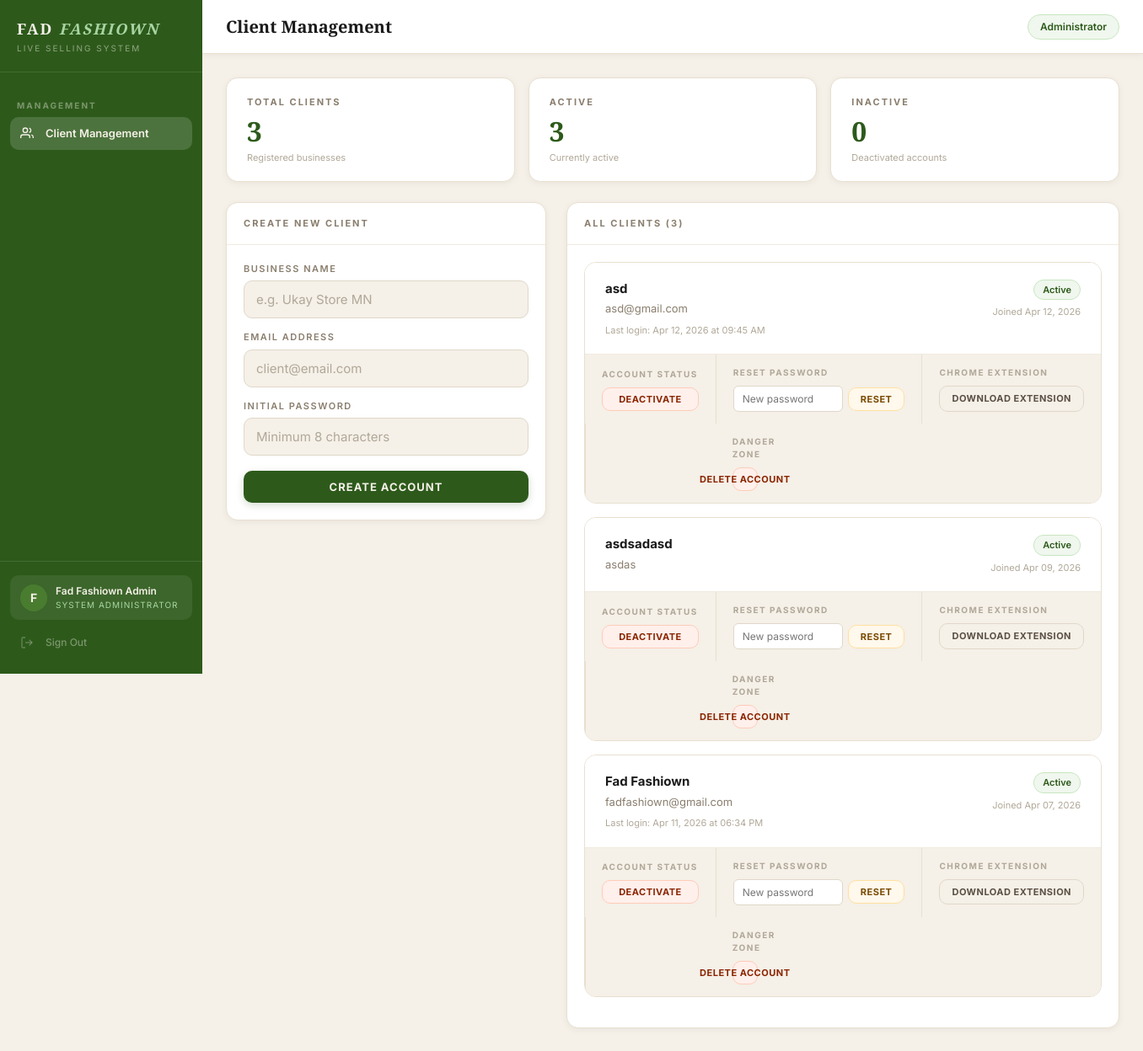
The app's page /admin (signed in), older data.
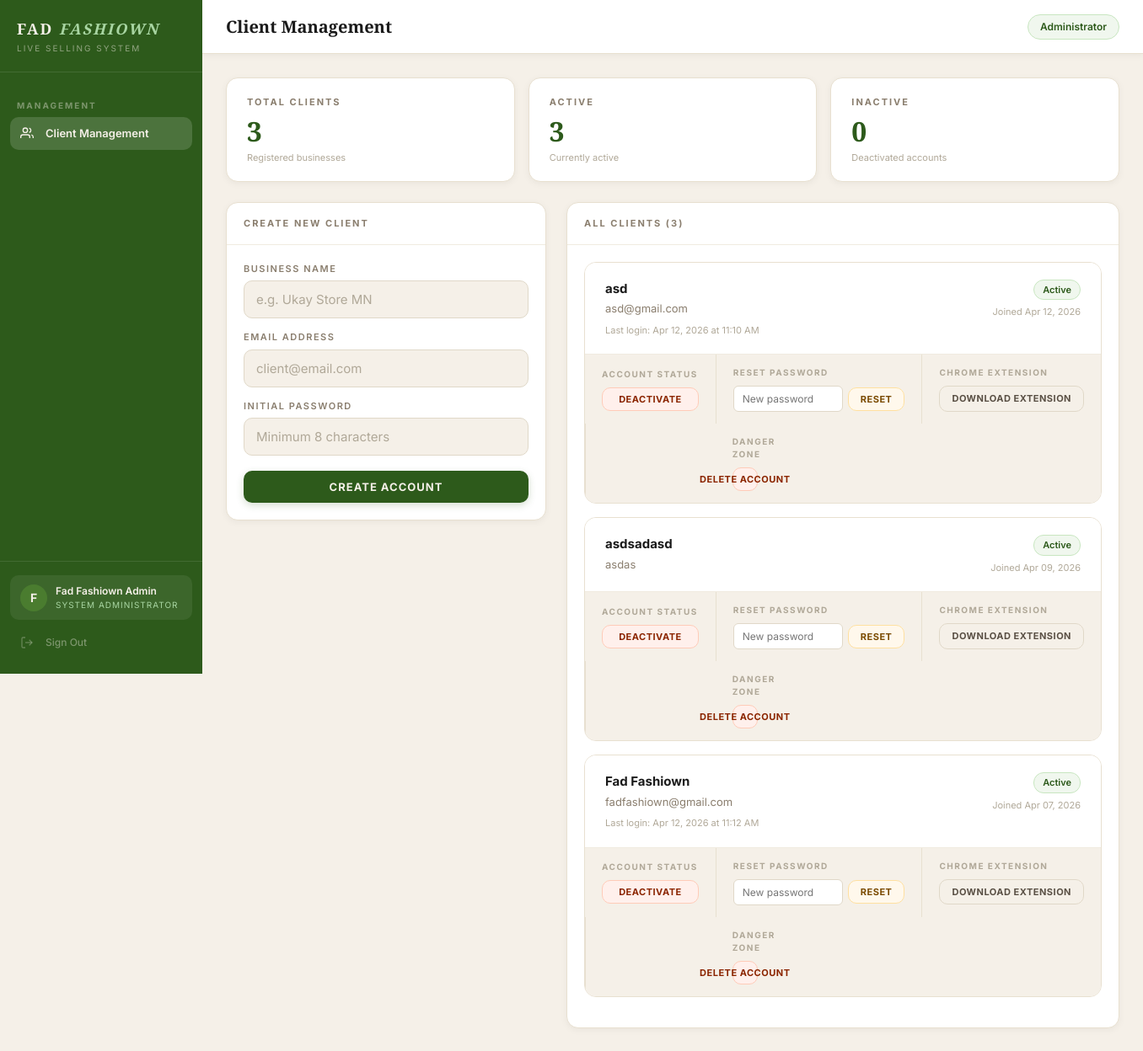
The same page, newer data.
### auth/models.py (models this page shows, shortened)
class Client(UserMixin, db.Model):
    __tablename__ = 'clients'
    id = db.Column(db.Integer, primary_key=True)
    business_name = db.Column(db.String(100), nullable=False)
    email = db.Column(db.String(120), unique=True, nullable=False)
    password_hash = db.Column(db.String(255), nullable=False)
    plan = db.Column(db.String(20), default='active')
    is_active = db.Column(db.Boolean, default=True)
    is_admin = db.Column(db.Boolean, default=False)
    created_at = db.Column(db.DateTime, default=datetime.utcnow)
    last_login = db.Column(db.DateTime, nullable=True)
    tiktok_username = db.Column(db.String(100), default='')
    must_change_password = db.Column(db.Boolean, default=False)
    orders = db.relationship('Order', backref='client', lazy=True)
    token = db.Column(db.String(64), unique=True, nullable=True)
    detection_mode = db.Column(db.String(20), default='keywords')
    custom_keywords = db.Column(db.Text, default='mine')
    highlight_numbers = db.Column(db.Boolean, default=False)
    label_title = db.Column(db.String(100), default='FAD FASHIOWN')
    label_tagline = db.Column(db.String(100), default='Live Selling')
    label_template = db.Column(db.String(20), default='classic')
    label_show_order_id = db.Column(db.Boolean, default=True)
    label_show_datetime = db.Column(db.Boolean, default=True)

### auth/routes.py (the view)
@auth.route('/admin')
@admin_required
def admin_panel():
    clients = Client.query.filter_by(is_admin=False).order_by(
        Client.created_at.desc()
    ).all()
    return render_template('admin.html', clients=clients)

### auth/routes.py (called while the page is built)
def admin_required(f):
    @wraps(f)
    def decorated_function(*args, **kwargs):
        if not current_user.is_authenticated:
            return redirect(url_for('auth.login'))
        if not current_user.is_admin:
            abort(403)
        return f(*args, **kwargs)
    return decorated_function

### templates/admin.html (shortened to what this page needs)
{% extends "base.html" %}
{% block page_title %}Client Management{% endblock %}
{% block topbar_right %}
<span class="status-pill connected">Administrator</span>
{% endblock %}
{% block content %}
<div class="stats-grid" style="margin-bottom:24px">
    <div class="stat-card">
        <div class="stat-label">Total Clients</div>
        <div class="stat-number">{{ clients|length }}</div>
        <div class="stat-sub">Registered businesses</div>
    </div>
    <div class="stat-card">
        <div class="stat-label">Active</div>
        <div class="stat-number">
            {{ clients|selectattr('is_active')|list|length }}
        </div>
        <div class="stat-sub">Currently active</div>
    </div>
    <div class="stat-card">
        <div class="stat-label">Inactive</div>
        <div class="stat-number">
            {{ clients|rejectattr('is_active')|list|length }}
        </div>
        <div class="stat-sub">Deactivated accounts</div>
    </div>
</div>
<div class="admin-grid">
    <div>
        <div class="card">
            <div class="card-header">
                <span class="card-title">Create New Client</span>
            </div>
            <div class="card-body">
                <form method="POST" action="/admin/create-client" id="create-client-form">
                    <div class="form-group">
                        <label class="form-label">Business Name</label>
                        <input type="text" name="business_name"
                               class="form-input"
                               placeholder="e.g. Ukay Store MN" required />
                    </div>
                    <div class="form-group">
                        <label class="form-label">Email Address</label>
                        <input type="email" name="email"
                               class="form-input"
                               placeholder="client@email.com" required />
                    </div>
                    <div class="form-group">
                        <label class="form-label">Initial Password</label>
                        <input type="text" name="password"
                               class="form-input"
                               placeholder="Minimum 8 characters"
                               required minlength="6" />
                    </div>
                    <button type="button"
                            onclick="handleCreateAccount()"
                            class="btn btn-primary"
                            style="width:100%;margin-top:4px">
                        Create Account
                    </button>
                </form>
            </div>
        </div>
    </div>
    <div>
        <div class="card">
            <div class="card-header">
                <span class="card-title">All Clients ({{ clients|length }})</span>
            </div>
            <div class="card-body">
                {% if clients %}
                    {% for client in clients %}
                        <div class="client-card {{ '' if client.is_active else 'inactive' }}">
                            <div class="client-card-header">
                                <div class="client-card-info">
                                    <div class="client-card-name">{{ client.business_name }}</div>
                                    <div class="client-card-email">{{ client.email }}</div>
                                    {% if client.last_login %}
                                    <div class="client-card-last-login">
                                        Last login: {{ client.last_login.strftime('%b %d, %Y at %I:%M %p') }}
                                    </div>
                                    {% endif %}
                                </div>
                                <div class="client-card-status">
                                    <span class="badge {{ 'badge-active' if client.is_active else 'badge-inactive' }}">
                                        {{ 'Active' if client.is_active else 'Inactive' }}
                                    </span>
                                    <div class="client-card-joined">
                                        Joined {{ client.created_at.strftime('%b %d, %Y') }}
                                    </div>
                                </div>
                            </div>
                            <div class="client-card-actions">
                                <div class="action-group">
                                    <div class="action-group-label">Account Status</div>
                                    <button
                                        data-client-id="{{ client.id }}"
                                        data-client-name="{{ client.business_name }}"
                                        data-is-active="{{ '1' if client.is_active else '0' }}"
                                        onclick="handleToggleClient(this)"
                                        class="btn {{ 'btn-danger' if client.is_active else 'btn-success' }} btn-sm">
                                        {{ 'Deactivate' if client.is_active else 'Activate' }}
                                    </button>
                                </div>
                                <div class="action-group">
                                    <div class="action-group-label">Reset Password</div>
                                    <div class="reset-form">
                                        <input type="text"
                                            id="reset-input-{{ client.id }}"
                                            class="reset-input"
                                            placeholder="New password" />
                                        <button onclick="handleResetPassword('{{ client.id }}', '{{ client.business_name }}')"
                                                class="btn btn-warning btn-sm">
                                            Reset
                                        </button>
                                    </div>
                                </div>
                                <div class="action-group">
                                    <div class="action-group-label">Chrome Extension</div>
                                    <a href="/admin/download-extension/{{ client.id }}"
                                    class="btn btn-secondary btn-sm">
                                        Download Extension
                                    </a>
                                </div>
                                <div class="action-group">
                                    <div class="action-group-label">Danger Zone</div>
                                    <button onclick="Modal.confirm({
                                        title: 'Delete Client Account',
                                        message: 'You are about to permanently delete the account for:',
                                        detail: '{{ client.business_name }}',
                                        warning: 'This action cannot be undone. All data associated with this account will be permanently removed.',
                                        confirmText: 'Delete Account',
                                        confirmClass: 'btn-danger',
                                        onConfirm: function() {
                                            document.getElementById('delete-form-{{ client.id }}').submit();
                                        }
                                    })"
                                    class="btn btn-danger btn-sm">
                                        Delete Account
                                    </button>
                                </div>
                            </div>
                        </div>
                        {% endfor %}
                {% else %}
                    <div class="empty-state">
                        No clients yet. Create your first client above.
                    </div>
                {% endif %}
            </div>
        </div>
    </div>
</div>
{% endblock %}

### templates/base.html (shortened to what this page needs)
<!DOCTYPE html>
<html lang="en">
<head>
    <link rel="stylesheet" href="/static/style.css">
</head>
<body>
<div class="app-layout">
    <aside class="sidebar" id="sidebar">
        <div class="sidebar-brand">
            <div class="brand-name">FAD <em>FASHIOWN</em></div>
            <div class="brand-sub">Live Selling System</div>
        </div>
        <nav class="sidebar-nav">
            {% if current_user.is_admin %}
            <div class="nav-section-label">Management</div>
            <a href="/admin"
               class="nav-item {% if request.endpoint == 'auth.admin_panel' %}active{% endif %}">
                <span class="nav-icon">
                    <svg width="16" height="16" fill="none" stroke="currentColor" stroke-width="2" viewBox="0 0 24 24">
                        <path d="M17 21v-2a4 4 0 0 0-4-4H5a4 4 0 0 0-4 4v2"/>
                        <circle cx="9" cy="7" r="4"/>
                        <path d="M23 21v-2a4 4 0 0 0-3-3.87"/>
                        <path d="M16 3.13a4 4 0 0 1 0 7.75"/>
                    </svg>
                </span>
                Client Management
            </a>
            {% endif %}
        </nav>
        <div class="sidebar-footer">
            <div class="client-info">
                <div class="client-avatar">
                    {{ current_user.business_name[0].upper() }}
                </div>
                <div class="client-details">
                    <div class="client-name">{{ current_user.business_name }}</div>
                    <div class="client-plan">
                        {% if current_user.is_admin %}System Administrator{% else %}Live Selling{% endif %}
                    </div>
                </div>
            </div>
            <a href="/logout" class="nav-item nav-signout">
                <span class="nav-icon">
                    <svg width="16" height="16" fill="none" stroke="currentColor" stroke-width="2" viewBox="0 0 24 24">
                        <path d="M9 21H5a2 2 0 0 1-2-2V5a2 2 0 0 1 2-2h4"/>
                        <polyline points="16 17 21 12 16 7"/>
                        <line x1="21" y1="12" x2="9" y2="12"/>
                    </svg>
                </span>
                Sign Out
            </a>
        </div>
    </aside>
    <main class="main-content">
        <div class="topbar">
            <div style="display:flex;align-items:center;gap:14px">
                <div class="topbar-title">{% block page_title %}{% endblock %}</div>
            </div>
            <div class="topbar-right">
                {% block topbar_right %}{% endblock %}
            </div>
        </div>
        <div class="page-content">
            {% block content %}{% endblock %}
        </div>
    </main>
</div>
</body>
</html>

Row changes from the older to the newer data that the page shows:
changed Client "asd": last_login "Apr 12, 2026 at 09:45 AM" → "Apr 12, 2026 at 11:10 AM"
changed Client "Fad Fashiown": last_login "Apr 11, 2026 at 06:34 PM" → "Apr 12, 2026 at 11:12 AM"
